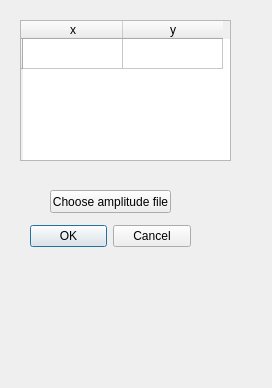
<?xml version="1.0" encoding="UTF-8"?>
<ui version="4.0">
 <class>Dialog</class>
 <widget class="QDialog" name="Dialog">
  <property name="geometry">
   <rect>
    <x>0</x>
    <y>0</y>
    <width>272</width>
    <height>388</height>
   </rect>
  </property>
  <property name="windowTitle">
   <string>Dialog</string>
  </property>
  <widget class="QDialogButtonBox" name="buttonBox">
   <property name="geometry">
    <rect>
     <x>30</x>
     <y>220</y>
     <width>161</width>
     <height>32</height>
    </rect>
   </property>
   <property name="orientation">
    <enum>Qt::Horizontal</enum>
   </property>
   <property name="standardButtons">
    <set>QDialogButtonBox::Cancel|QDialogButtonBox::Ok</set>
   </property>
  </widget>
  <widget class="QPushButton" name="AmplitudeSelector">
   <property name="geometry">
    <rect>
     <x>50</x>
     <y>190</y>
     <width>121</width>
     <height>23</height>
    </rect>
   </property>
   <property name="text">
    <string>Choose amplitude file</string>
   </property>
  </widget>
  <widget class="QTableWidget" name="inputNodeTable">
   <property name="geometry">
    <rect>
     <x>20</x>
     <y>20</y>
     <width>211</width>
     <height>141</height>
    </rect>
   </property>
   <row>
    <property name="text">
     <string/>
    </property>
   </row>
   <column>
    <property name="text">
     <string>x</string>
    </property>
   </column>
   <column>
    <property name="text">
     <string>y</string>
    </property>
   </column>
  </widget>
 </widget>
 <resources/>
 <connections>
  <connection>
   <sender>buttonBox</sender>
   <signal>accepted()</signal>
   <receiver>Dialog</receiver>
   <slot>accept()</slot>
   <hints>
    <hint type="sourcelabel">
     <x>248</x>
     <y>254</y>
    </hint>
    <hint type="destinationlabel">
     <x>157</x>
     <y>274</y>
    </hint>
   </hints>
  </connection>
  <connection>
   <sender>buttonBox</sender>
   <signal>rejected()</signal>
   <receiver>Dialog</receiver>
   <slot>reject()</slot>
   <hints>
    <hint type="sourcelabel">
     <x>316</x>
     <y>260</y>
    </hint>
    <hint type="destinationlabel">
     <x>286</x>
     <y>274</y>
    </hint>
   </hints>
  </connection>
 </connections>
</ui>
